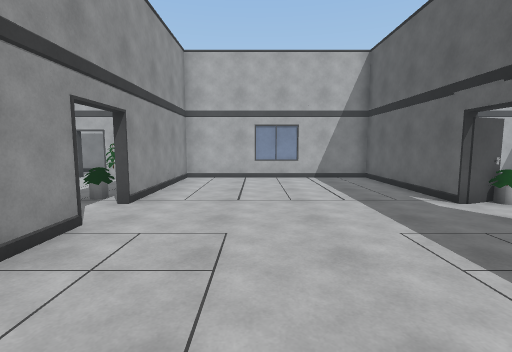
view 1 (above)

24 first-person views from a walk through a scene from a Unity 3-D project. The camera is 1.5 m above the floor, tilts 6° down and sees 85° across. Doors are open. The floor is counted in squares, 1 m on a side. Each view is taken from the middle of a square. On the plan, view 1 faces up. The plan holds only what a view shows up to about 14 squares ahead; the rest is blank. The player character is not drawn.

view 2
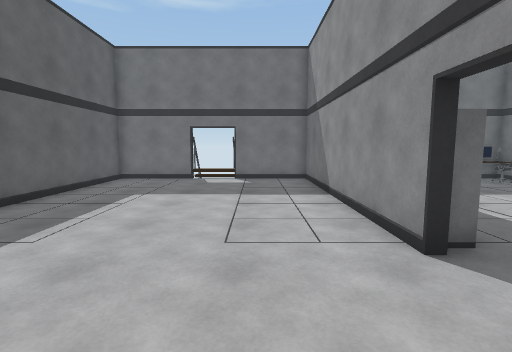

view 3
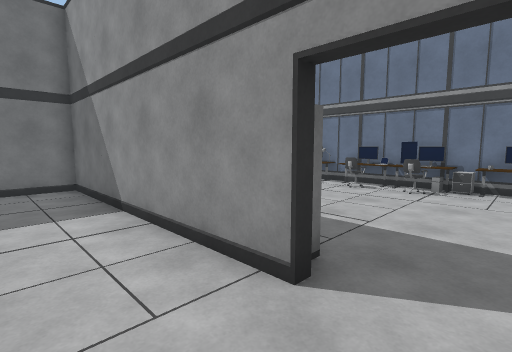

view 4
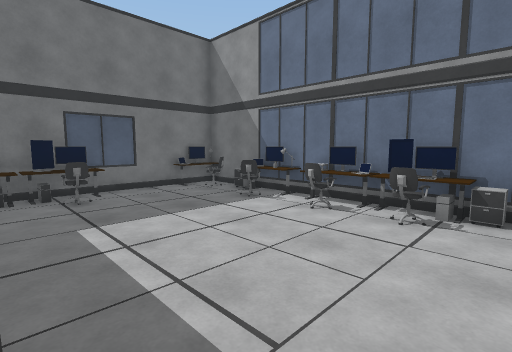

view 5
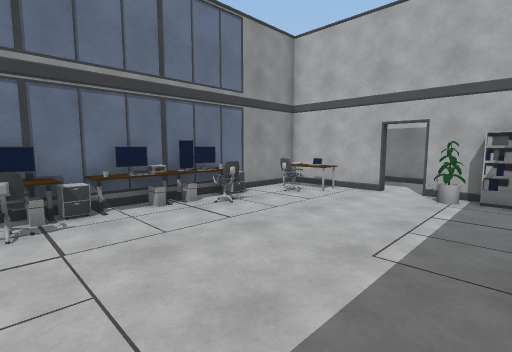

view 6
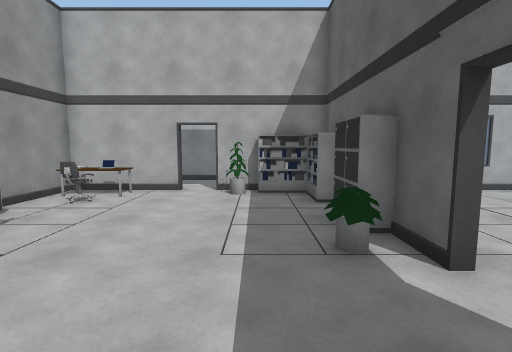

view 7
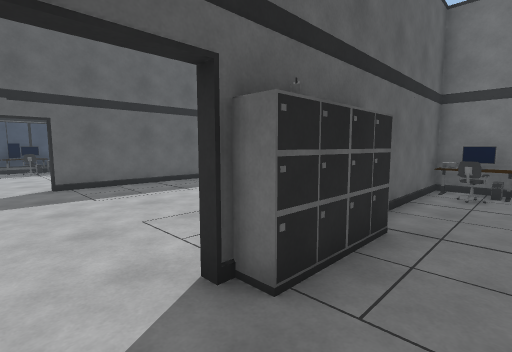

view 8
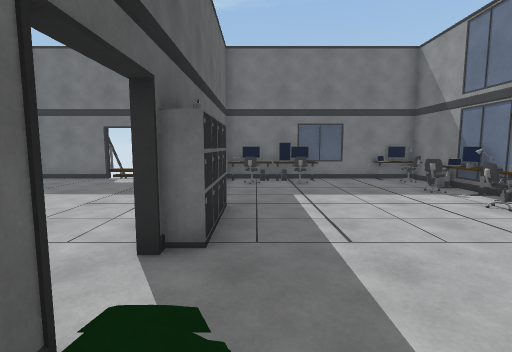

view 9
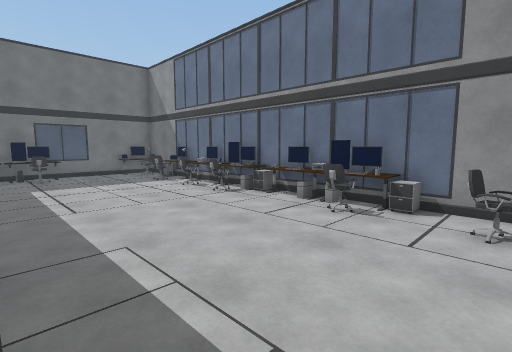

view 10
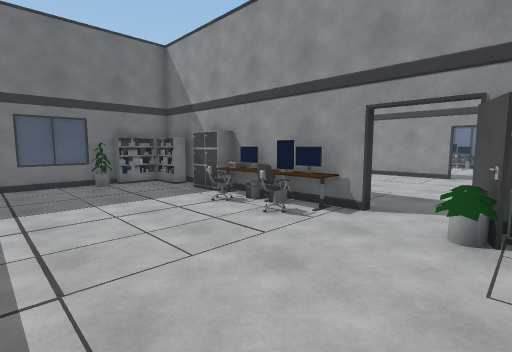

view 11
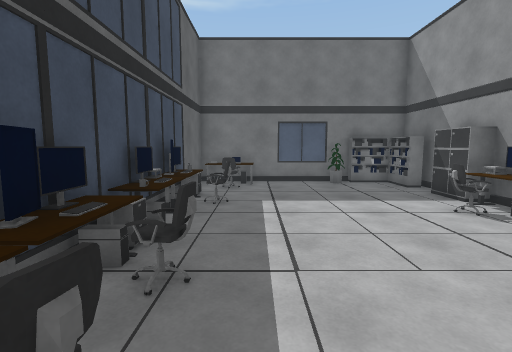

view 12
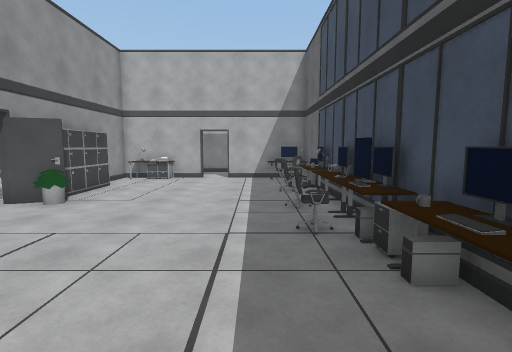

view 13
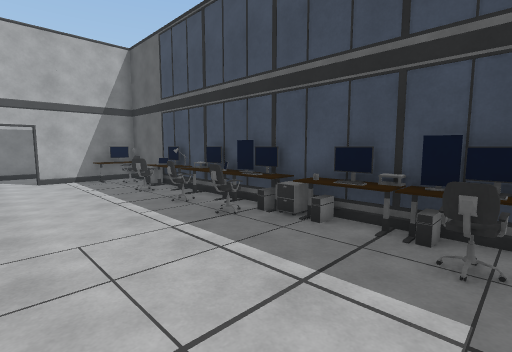

view 14
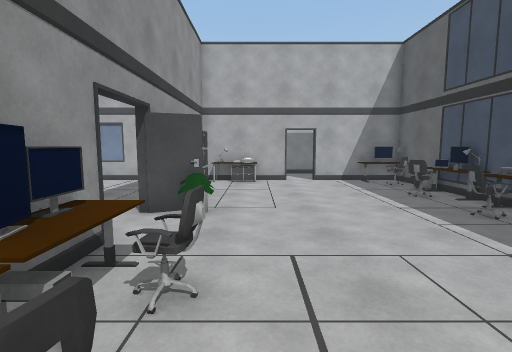

view 15
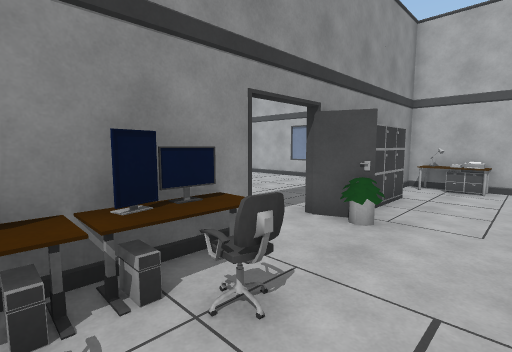

view 16
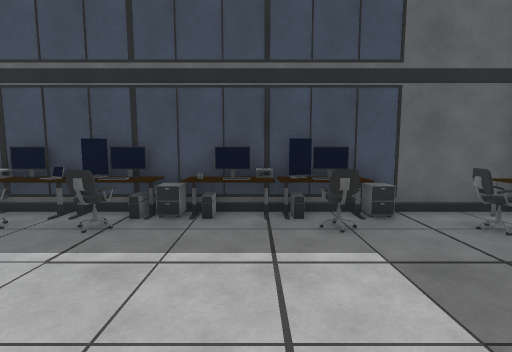

view 17
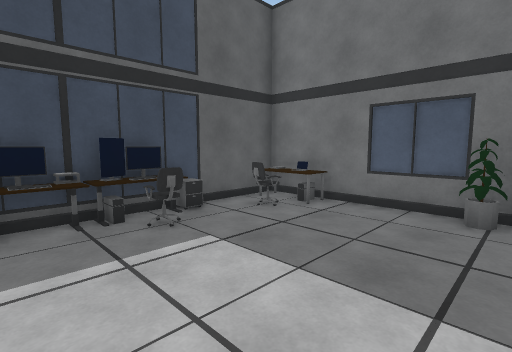

view 18
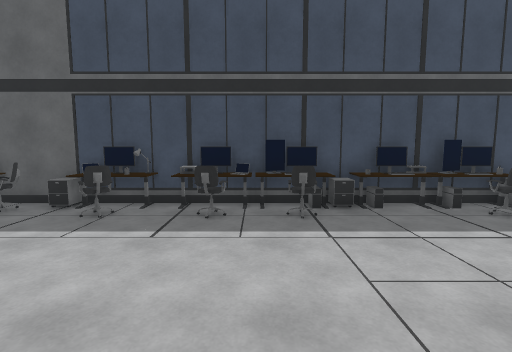

view 19
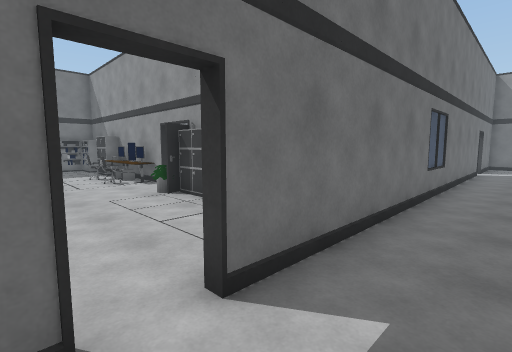

view 20
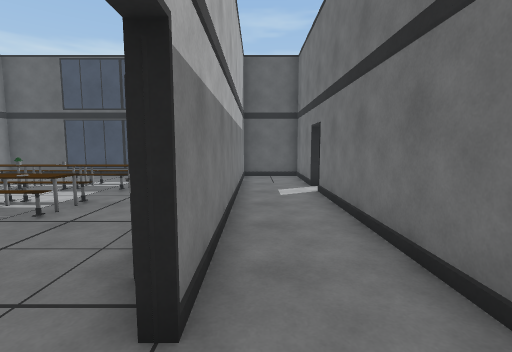

view 21
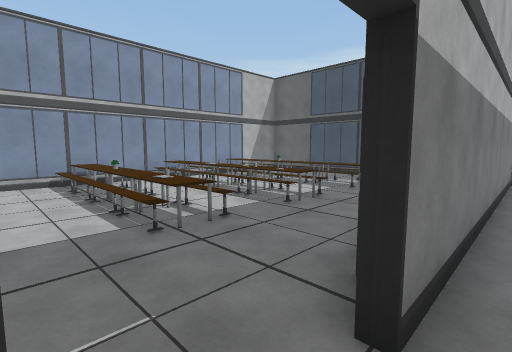

view 22
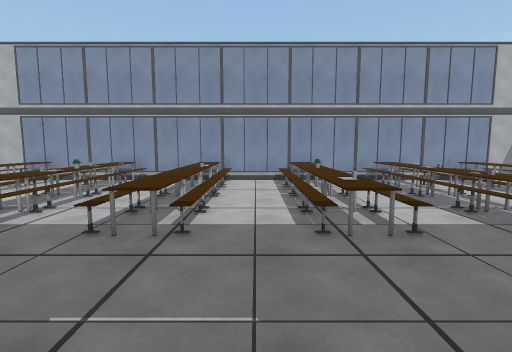

view 23
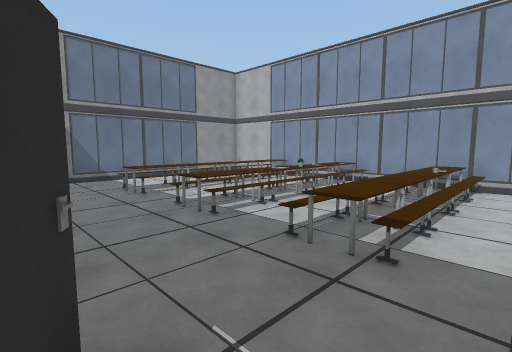

view 24
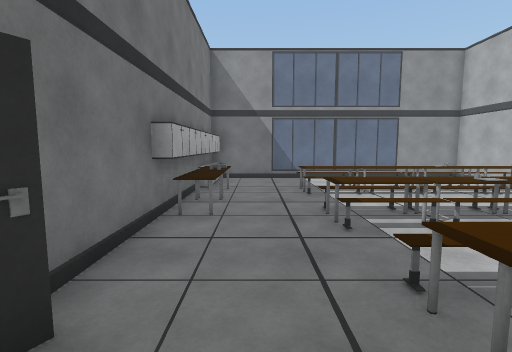

### Floor plan
Key: @ floor where view 1 was taken; # wall or solid block; x gap in a wall; . main floor; : floor 0.5 m higher than the main floor; + floor 0.75 m higher than the main floor; / step, stairs or slope; D open door; = window, fence, low wall or low ledge; v drop or lower ground; C cabinet; H chair; M monitor; S shelf; U mug; O other object.
Columns run from 13 left of view 1 to 15 right of it. Each row starts with its distance up from view 1.
 29 ############################
 28 #. . =./+= /+/./+/. v../=.
 27 #  . O.//O /O/./O/. O../O..
 26 #  . /./+  /+/./+/. /..//..
 25 #  . O.//O./O/./O/./O.. O..
 24 #  . /.///./+/./+/.//..//..
 23 #... O.//O./O/./O/./O../O..
 22 #...//./+:./+/.///.//..//.
 21 #.../O./O:./O/./O/./O../O
 20 #......................
 19 #....................
 18 #...  OOO..........
 17 ##OO#CC#######.## ###  #  #
 16     ..       ..............
 15     .......................
 14  ###D.#################D####
 13  #OOD.OSSS........#OOO....MM
 12  #HO.....S........#.......HH
 11 ##H......#........#C.......C#
 10 #C.......C........#C......HO#
  9 #OH......C........#C......HM#
  8 #M......OO........#C.......O#
  7 #OM......D.........OO.....HM#
  6 #O.......DD.......DD.......M#
  5 #M.......CD.......DO......HM#
  4 #MH......C........#MH......C#
  3 #O.......C........#MH......U#
  2 #MH......C........#MH......M#
  1 #O.......#........#OH.....HM#
  0 #MH......#...@....#C......HM#
 -1 #O.......#........#C.......C#
 -2  C....H.H#........#S......H##
 -3  HH..OHOHO........#S..O..OHO
 -4  MO###MMMO###DDD####S#O###OO
 -5              x/x

Where each view was taken, in squares from view 1:
view 1: 0 up, 0 right, facing up
view 2: 9 up, 1 left, facing down
view 3: 7 up, 1 left, facing down-left
view 4: 6 up, 5 left, facing down-left
view 5: 4 up, 5 left, facing up-left
view 6: 4 up, 6 left, facing up
view 7: 7 up, 6 left, facing down-right
view 8: 9 up, 5 left, facing down
view 9: 12 up, 5 left, facing down-left
view 10: 8 up, 12 right, facing down-left
view 11: 8 up, 12 right, facing down
view 12: 0 up, 12 right, facing up
view 13: 0 up, 9 right, facing up-right
view 14: 1 up, 8 right, facing up
view 15: 2 up, 9 right, facing up-left
view 16: 2 up, 8 right, facing right
view 17: 3 up, 8 right, facing down-right
view 18: 6 up, 7 right, facing right
view 19: 16 up, 11 right, facing down-left
view 20: 16 up, 0 right, facing right
view 21: 16 up, 0 right, facing up-right
view 22: 16 up, 1 right, facing up
view 23: 17 up, 1 right, facing up-left
view 24: 19 up, 1 right, facing left
